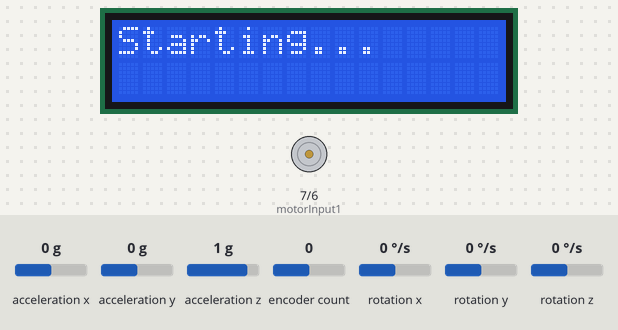
Simulated run of this sketch. Board: Arduino Uno, built with avr-gcc and run on an emulated ATmega328P. Shown: 16×2 character LCD, motor-driver pin pairs drawn as motors (green arrow = first pin HIGH = forward, orange = second pin HIGH = backward, longer = more drive, scaled by the enable pin). The test bench sets the inputs (shaded band); at power-on: encoder count 0, rotation z 0 °/s, acceleration x 0 g, acceleration y 0 g, acceleration z 1 g, rotation x 0 °/s, rotation y 0 °/s. What the sketch prints to the serial monitor is not drawn.

Above: at 1.2 s.
1.3 s: encoder count set to 1
At 2.5 s:
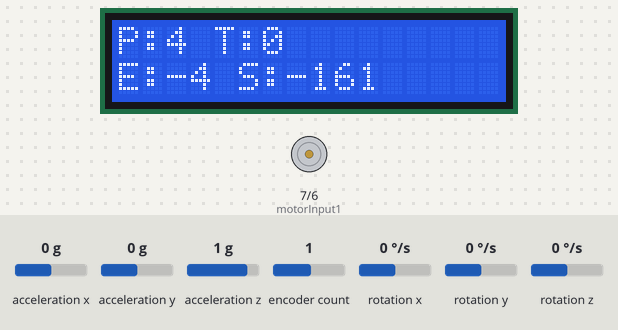
2.8 s: rotation z set to 34 °/s
At 3.4 s:
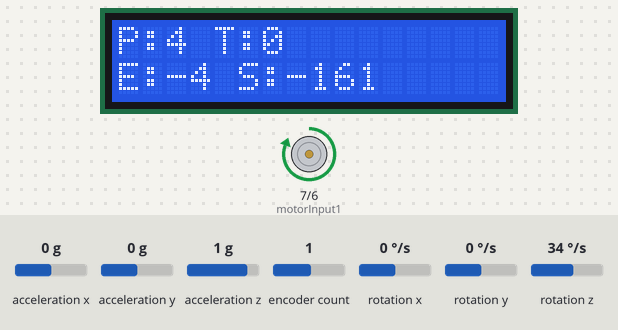
4.3 s: encoder count set to 0
At 5.5 s:
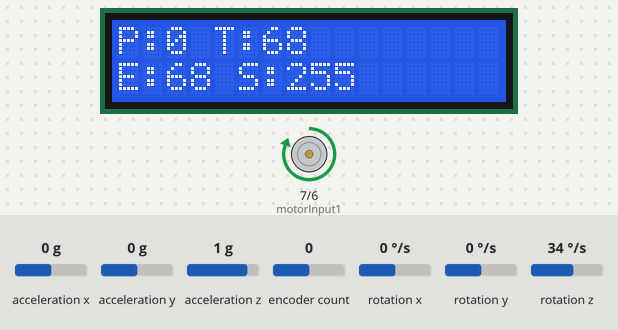
5.8 s: encoder count set to -1
At 6.6 s:
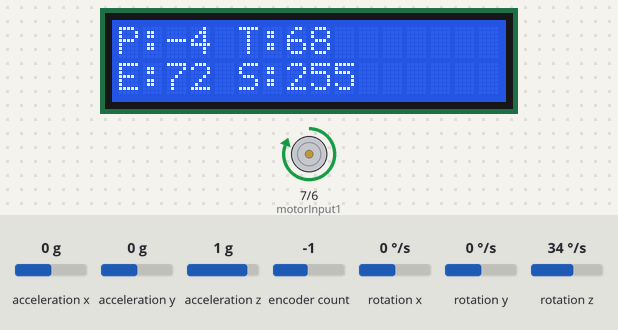
Timing chart, 0 to 8.3 s (numbered marks = the images above; inputs shaded):
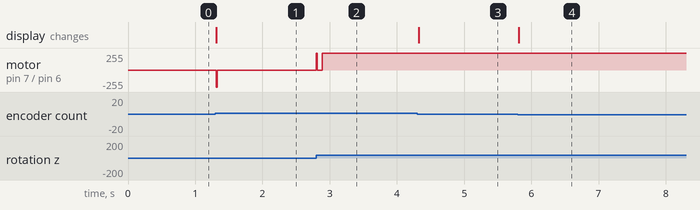

Measured:
- after the input at 1.3 s, motor on pin 7 (motorInput1) / pin 6 (motorInput2): stopped → backward 255/255 at once, → stopped 0.02 s later; the display: changes at once (image 1)
- after the input at 2.8 s, motor on pin 7 (motorInput1) / pin 6 (motorInput2): stopped → forward 255/255 after 0.09 s
- after the input at 4.3 s, the display: changes at once (image 3)
- after the input at 5.8 s, the display: changes at once (image 4)

The sketch:

TaskII_II.ino
```cpp
#include <Wire.h>
#include <MPU6050.h>
#include <LiquidCrystal.h>
#include <Encoder.h>

const int rs = 12, en = 11, d4 = 5, d5 = 10, d6 = 9, d7 = 8;
LiquidCrystal lcd(rs, en, d4, d5, d6, d7);

MPU6050 mpu;

const int motorEnableA = 4;
const int motorInput1 = 7;
const int motorInput2 = 6;

Encoder myEnc(2, 3);

int motorSpeed = 0;
long targetPosition = 0;
long lastPosition = 0;

const float Kp = 2.0;
const float Ki = 0.05;
const float Kd = 0.5;

float integral = 0;
long lastError = 0;
unsigned long lastTime = 0;

int16_t ax, ay, az, gx, gy, gz;
unsigned long lastMPURead = 0;

void setup() {
  Serial.begin(9600);
  Wire.begin();
  mpu.initialize();
  Serial.println(mpu.testConnection() ? "MPU connected!" : "MPU failed!");
  lcd.begin(16, 2);
  lcd.print("Starting...");
  pinMode(motorEnableA, OUTPUT);
  pinMode(motorInput1, OUTPUT);
  pinMode(motorInput2, OUTPUT);
}

void loop() {
  unsigned long currentTime = millis();
  float deltaTime = (currentTime - lastTime) / 1000.0;
  lastTime = currentTime;
  long currentPosition = myEnc.read();
  mpu.getMotion6(&ax, &ay, &az, &gx, &gy, &gz);
  float steeringRate = gz / 131.0;
  targetPosition = steeringRate * 2;
  long error = targetPosition - currentPosition;
  integral += error * deltaTime;
  integral = constrain(integral, -50, 50);
  float derivative = (error - lastError) / deltaTime;
  lastError = error;
  motorSpeed = (Kp * error) + (Ki * integral) + (Kd * derivative);
  motorSpeed = constrain(motorSpeed, -255, 255);
  if (abs(motorSpeed) < 30 && abs(error) > 2) {
    motorSpeed = (motorSpeed > 0) ? 30 : -30;
  }
  setMotorSpeed(motorSpeed);
  if (currentPosition != lastPosition) {
    updateLCD(currentPosition, targetPosition, error);
    updateSerial(currentPosition, targetPosition, error);
    lastPosition = currentPosition;
  }
  delay(10);
}

void setMotorSpeed(int speed) {
  speed = constrain(speed, -255, 255);
  if (abs(speed) < 20) {
    speed = 0;
  }
  if (speed >= 0) {
    digitalWrite(motorInput1, HIGH);
    digitalWrite(motorInput2, LOW);
  } else {
    digitalWrite(motorInput1, LOW);
    digitalWrite(motorInput2, HIGH);
  }
  analogWrite(motorEnableA, abs(speed));
}

void updateLCD(long pos, long target, long error) {
  lcd.clear();
  lcd.setCursor(0, 0);
  lcd.print("P:");
  lcd.print(pos);
  lcd.print(" T:");
  lcd.print(target);
  lcd.setCursor(0, 1);
  lcd.print("E:");
  lcd.print(error);
  lcd.print(" S:");
  lcd.print(motorSpeed);
}

void updateSerial(long pos, long target, long error) {
  Serial.print("Pos: ");
  Serial.print(pos);
  Serial.print(" | Target: ");
  Serial.print(target);
  Serial.print(" | Error: ");
  Serial.print(error);
  Serial.print(" | Speed: ");
  Serial.print(motorSpeed);
  Serial.print(" | Dir: ");
  Serial.println(motorSpeed >= 0 ? "CW" : "CCW");
}
```
